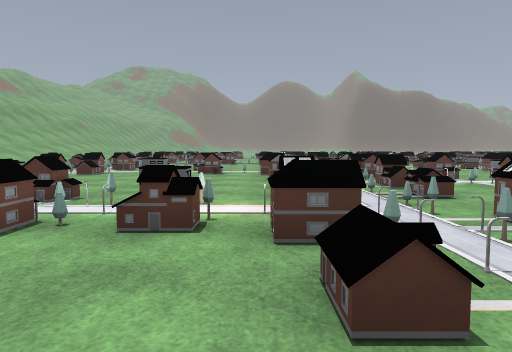
View 1 (above)

23 first-person views from a walk through a 3-D level made in the Godot game engine. The camera is 1.3 m above the floor, tilts 4° down and sees 70° across. The floor is counted in squares, 2 m on a side. Each view is taken from the middle of a square. On the plan, view 1 faces up. The plan holds only what a view shows up to about 11 squares ahead; the rest is blank. The place goes on beyond the plan. Characters and animated objects are left out. Surface patterns are stand-ins for the level's own textures.

View 2
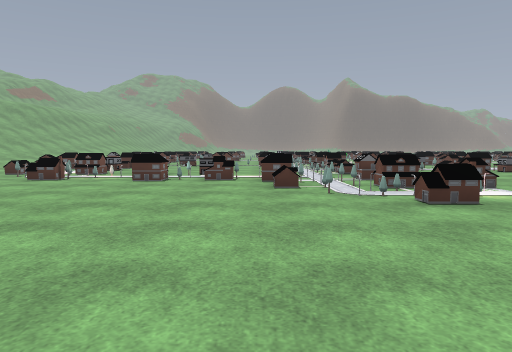

View 3
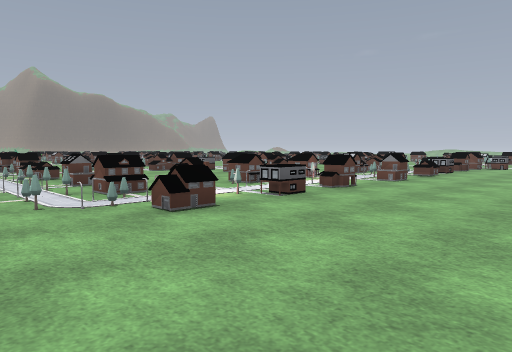

View 4
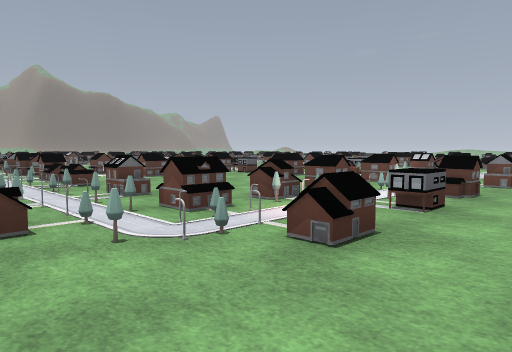

View 5
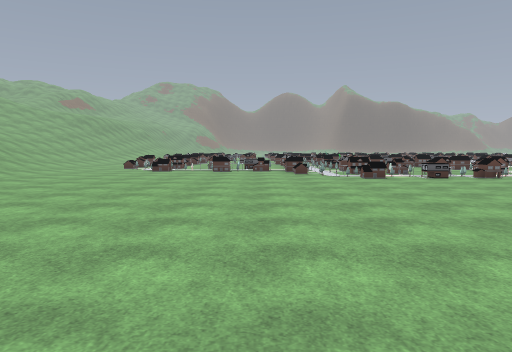

View 6
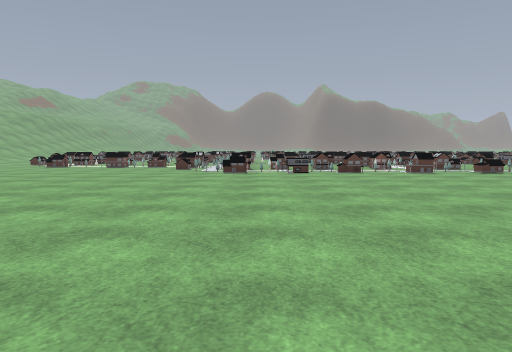

View 7
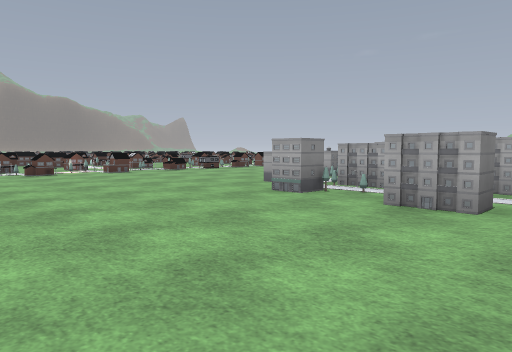

View 8
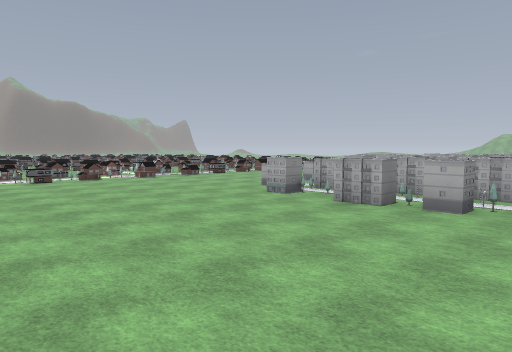

View 9
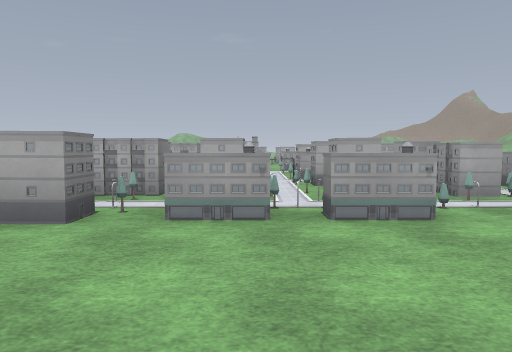

View 10
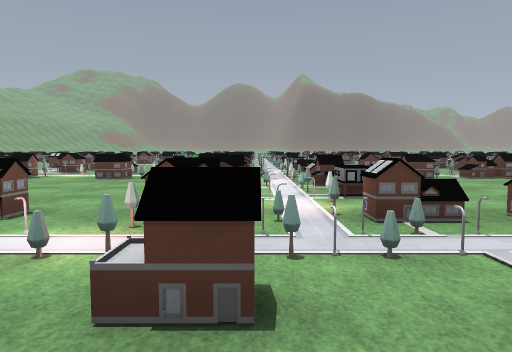

View 11
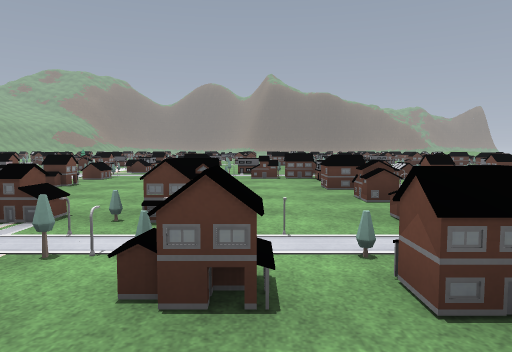

View 12
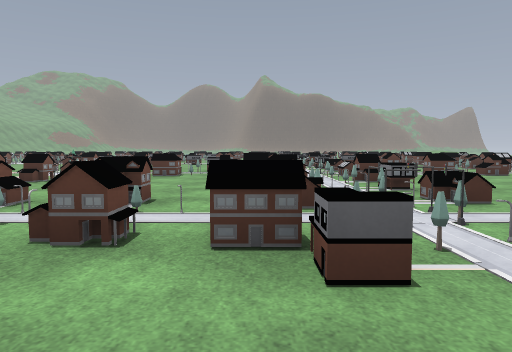

View 13
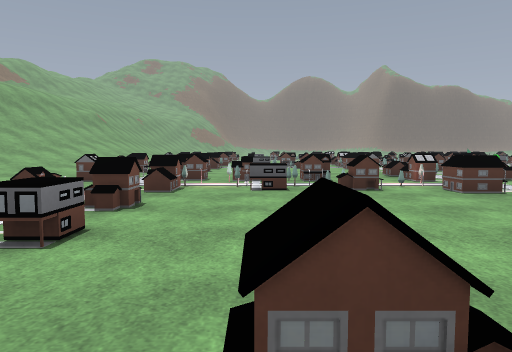

View 14
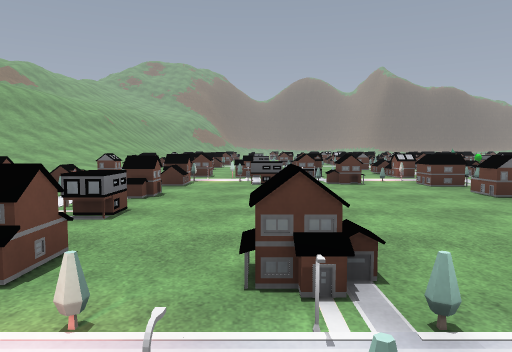

View 15
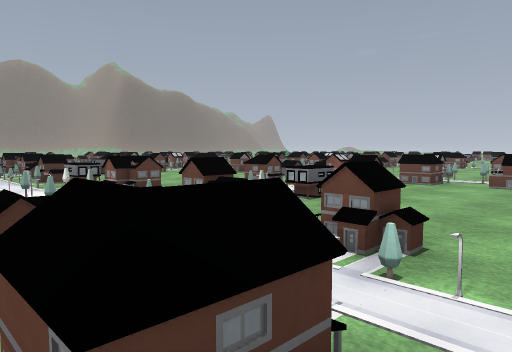

View 16
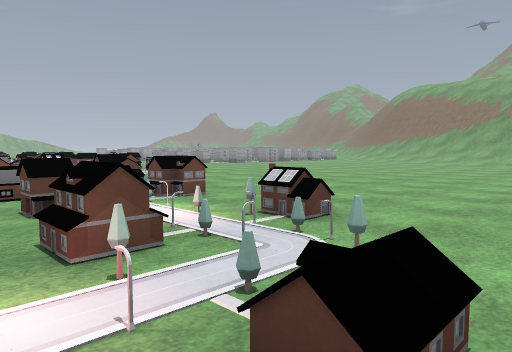

View 17
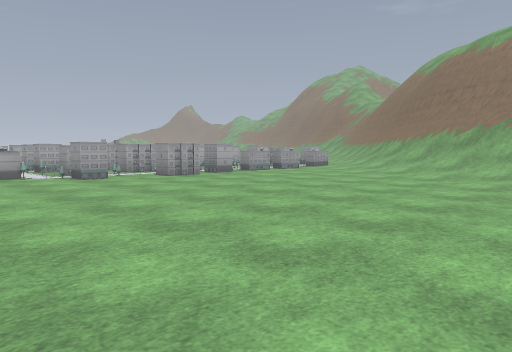

View 18
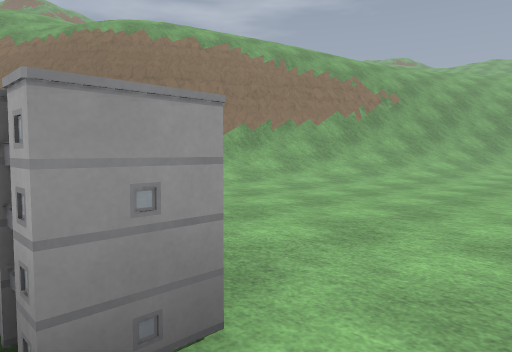

View 19
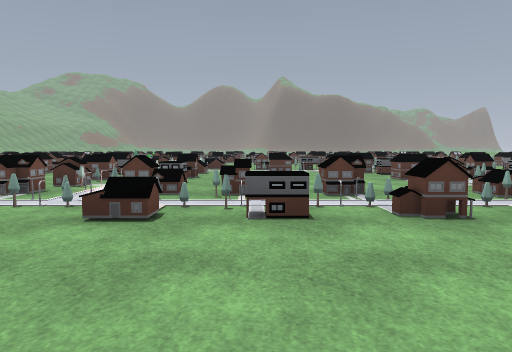

View 20
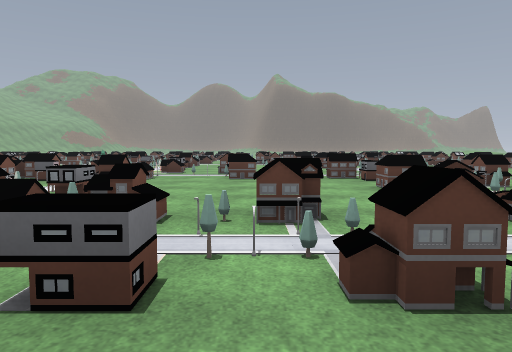

View 21
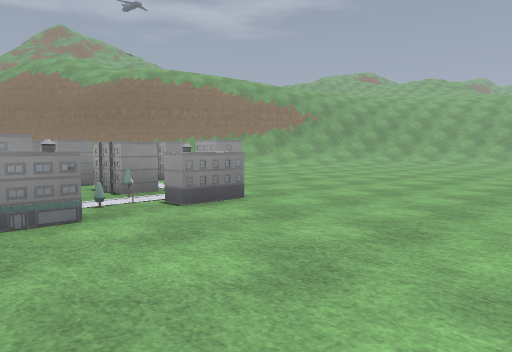

View 22
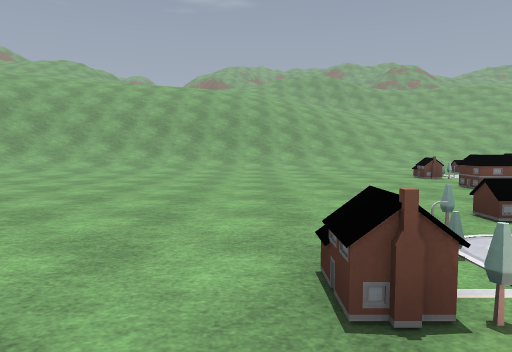

View 23
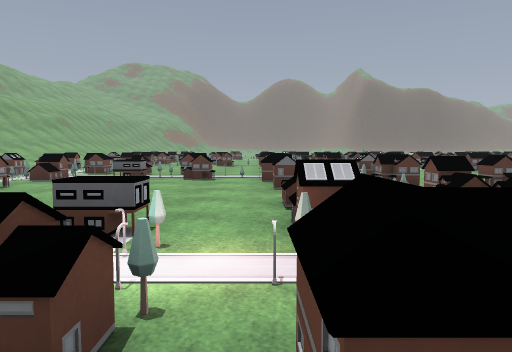

### Floor plan
Key: @ floor where view 1 was taken; # wall or solid block; x gap in a wall; . floor; / step, stairs or slope; = window, fence, low wall or low ledge; ^ raised ledge; O other object.
Columns run from 7 left of view 1 to 20 right of it. Each row starts with its distance up from view 1.
 19   =^
 18   = =
 17   = ^
 16   #=..
 15 ^/=#..  =
 14  .x....#==#=
 13  ==....====
 12  ==^ ^#====
 11  =========
 10  .=#^##^===...
  9  =#=...#==^=#. ==#=#
  8 ^==#...#=====^=  ===^    = ^
  7 . =....# =#== ^O ====^   .=x
  6 .==#...= ==.^ #==..^ # = .^.
  5 ..==x#^====...#==#...#==....
  4 .==..======...^==#...^x....
  3 ..==.^ ^===... =^....#=^..
  2 ........==  ^.^===#^.#==..
  1 ........==============OO.
  0 .......@.==^=====#^==^OO
 -1 ...............=....#==
 -2 ......................
 -3 /................... .
 -4 /...................
 -5 /...................
 -6 //..............^.#
 -7 //.............#.##
 -8 //  ............^##
 -9     ..........#####
-10   ////........##### #
-11   //////.......## # #
-12    //////......=# ###
-13     ///////....^#
-14      ##/////...^#
-15       ####// ..##

Where each view was taken, in squares from view 1:
view 1: 0 up, 0 right, facing up
view 2: 5 down, 0 right, facing up
view 3: 4 down, 0 right, facing up-right
view 4: 2 down, 0 right, facing up-right
view 5: 11 down, 1 left, facing up
view 6: 11 down, 3 right, facing up
view 7: 11 down, 3 right, facing up-right
view 8: 13 down, 1 right, facing up-right
view 9: 13 down, 4 right, facing right
view 10: 2 down, 8 right, facing up
view 11: 2 down, 13 right, facing up
view 12: 3 down, 14 right, facing up
view 13: 4 up, 3 left, facing up
view 14: 3 up, 3 left, facing up
view 15: 7 up, 7 left, facing up-right
view 16: 6 up, 7 left, facing down-right
view 17: 4 down, 1 left, facing down-right
view 18: 8 down, 8 right, facing down-left
view 19: 4 down, 11 right, facing up
view 20: 2 down, 12 right, facing up
view 21: 2 down, 12 right, facing down-left
view 22: 1 down, 4 right, facing left
view 23: 2 up, 0 right, facing up
